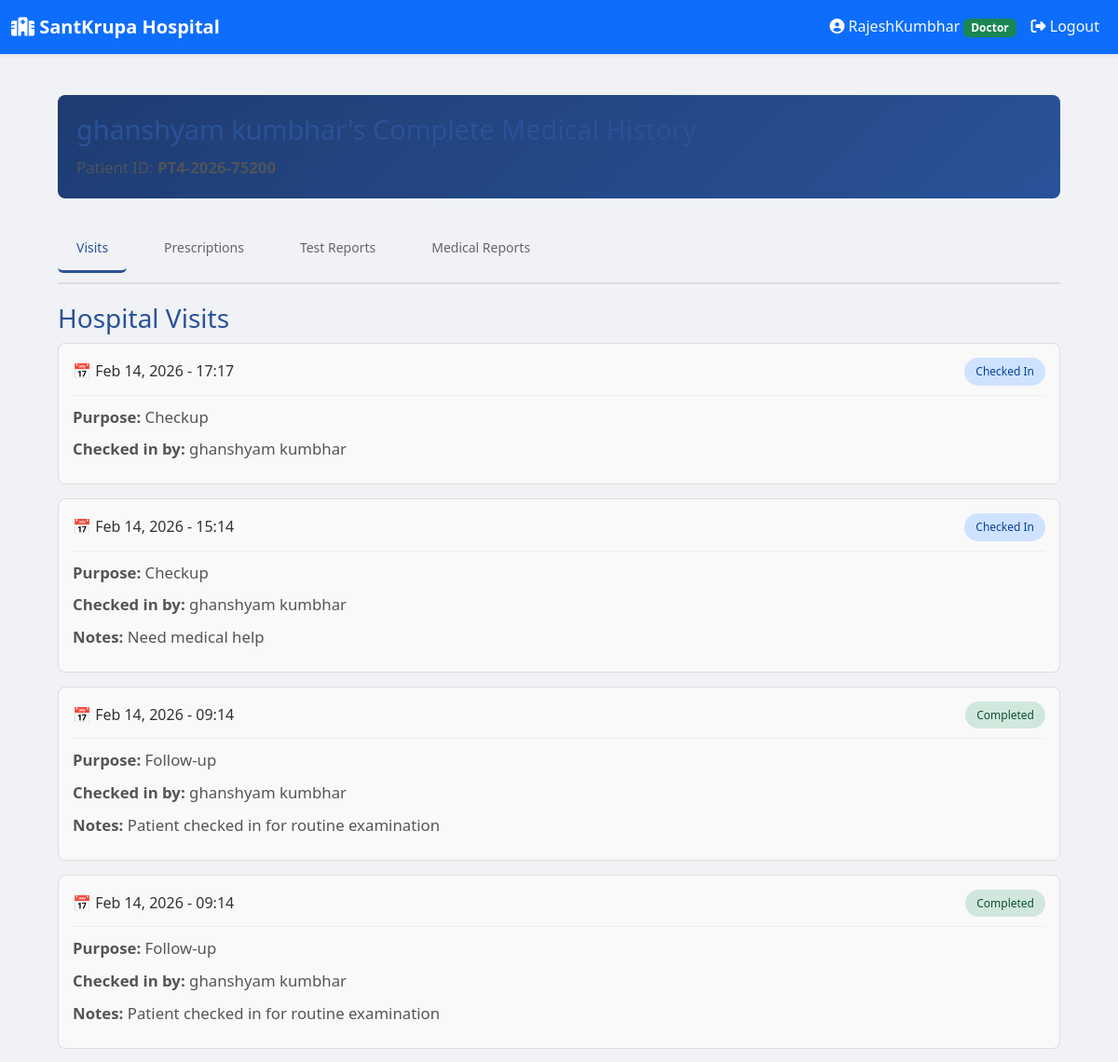
The page /clinic/ghanshyam_123/doctor/patient-history/2/ (signed in, upper part) on the database as committed earlier.
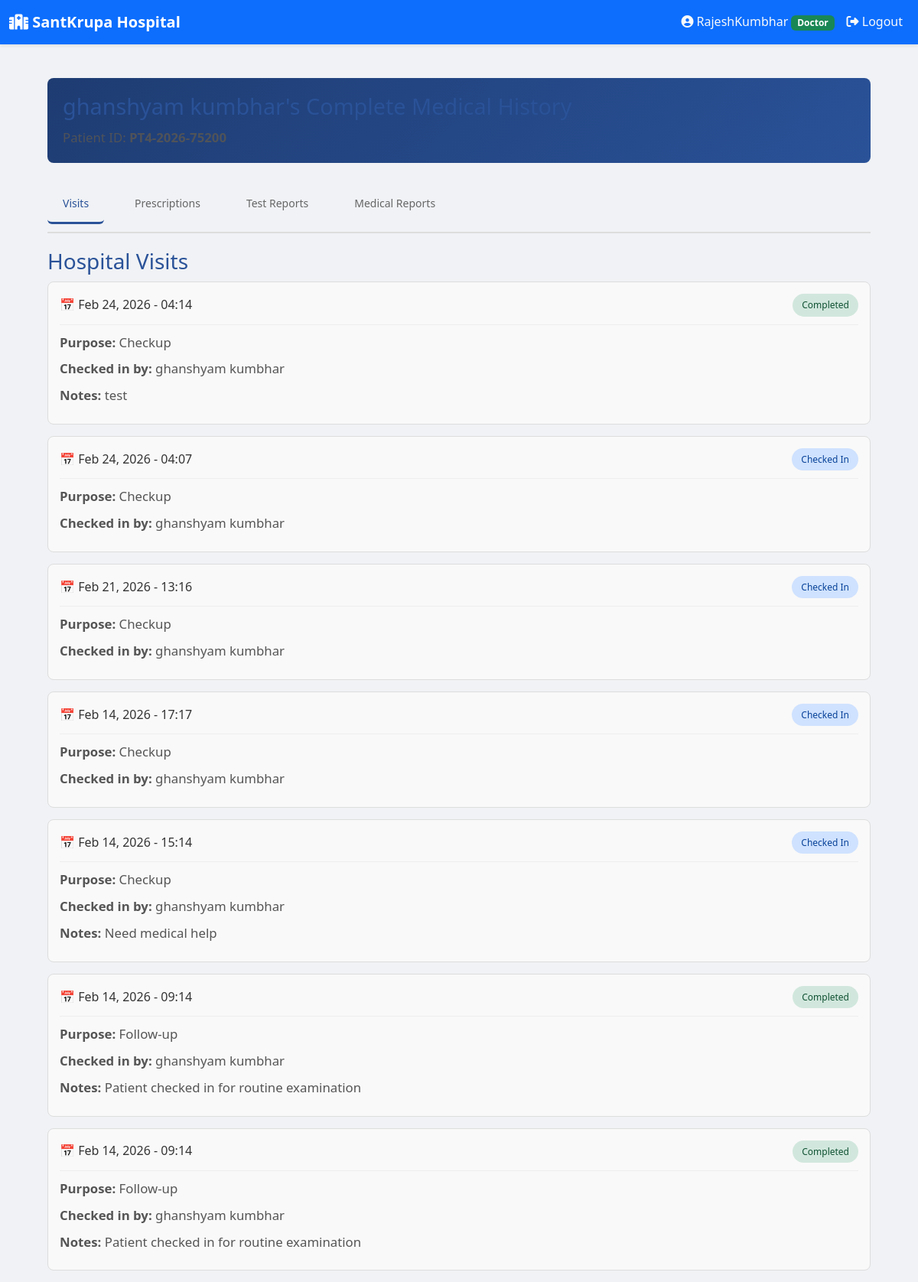
The same page on the database as committed later.
### hospital/models.py (models this page shows, shortened)
class PatientVisit(models.Model):
    clinic = models.ForeignKey(Clinic, on_delete=models.CASCADE, related_name='patient_visits', null=True, blank=True)
    patient = models.ForeignKey(Patient, on_delete=models.CASCADE, related_name='visits')
    checked_in_by = models.ForeignKey(User, on_delete=models.SET_NULL, null=True,
                                      limit_choices_to={'role': 'receptionist'},
                                      related_name='checked_in_patients')
    check_in_date = models.DateTimeField(auto_now_add=True)
    purpose = models.CharField(max_length=200, blank=True)  # e.g., "Checkup", "Follow-up", "Emergency"
    status = models.CharField(
        max_length=20,
        choices=[('checked_in', 'Checked In'), ('in_consultation', 'In Consultation'),
                 ('completed', 'Completed'), ('cancelled', 'Cancelled')],
        default='checked_in'
    )
    notes = models.TextField(blank=True)
    objects = ClinicManager()
    class Meta:
        ordering = ['-check_in_date']

class User(AbstractUser):
    ROLE_CHOICES = [
        ('super_admin', 'Super Admin'),
        ('admin', 'Clinic Admin'),
        ('doctor', 'Doctor'),
        ('receptionist', 'Receptionist'),
        ('patient', 'Patient'),
        ('lab_tech', 'Lab Technician'),
    ]
    clinic = models.ForeignKey(Clinic, on_delete=models.CASCADE, related_name='users', null=True, blank=True)
    role = models.CharField(max_length=20, choices=ROLE_CHOICES, default='patient')
    created_at = models.DateTimeField(auto_now_add=True)
    class Meta:
        unique_together = [['clinic', 'username']]

### hospital/views.py (the view)
# urls.py: path('doctor/patient-history/<int:patient_id>/', views.patient_history, name='patient_history'),
@login_required(login_url='login')
def patient_history(request, patient_id, clinic_slug=None):
    if request.user.role not in ['doctor', 'admin', 'super_admin']:
        return redirect('homepage')
    clinic = get_clinic_from_slug_or_middleware(clinic_slug, request)
    if not clinic:
        clinic = request.user.clinic
    patient = get_object_or_404(Patient, id=patient_id)
    visits = patient.visits.all()
    prescriptions = patient.prescriptions.all()
    test_reports = patient.test_reports.all()
    medical_reports = patient.medical_reports.all()
    context = {
        'clinic': clinic,
        'patient': patient,
        'visits': visits,
        'prescriptions': prescriptions,
        'test_reports': test_reports,
        'medical_reports': medical_reports,
    }
    return render(request, 'hospital/doctor/patient_history.html', context)

### hospital/managers.py (called while the page is built)
    def get_queryset(self):
        return super().get_queryset()

### hospital/views.py (called while the page is built)
def get_clinic_from_slug_or_middleware(clinic_slug, request):
    if clinic_slug:
        try:
            return Clinic.objects.get(slug=clinic_slug)
        except Clinic.DoesNotExist:
            return None
    if hasattr(request, 'clinic') and request.clinic:
        return request.clinic
    if request.user.is_authenticated and hasattr(request.user, 'clinic'):
        return request.user.clinic
    return None

### hospital/templates/hospital/doctor/patient_history.html (shortened to what this page needs)
{% extends 'hospital/base.html' %}
{% block content %}
<div class="history-container">
    <div class="patient-header">
        <h2>{{ patient.patient_name }}'s Complete Medical History</h2>
        <p class="patient-id">Patient ID: <strong>{{ patient.patient_id }}</strong></p>
    </div>
    <div class="tabs">
        <button class="tab-btn active" onclick="showTab('visits')">Visits</button>
        <button class="tab-btn" onclick="showTab('prescriptions')">Prescriptions</button>
        <button class="tab-btn" onclick="showTab('tests')">Test Reports</button>
        <button class="tab-btn" onclick="showTab('reports')">Medical Reports</button>
    </div>
    <div id="visits" class="tab-content active">
        <h3>Hospital Visits</h3>
        {% if visits %}
        <div class="visits-list">
            {% for visit in visits %}
            <div class="visit-card">
                <div class="visit-header">
                    <span class="visit-date">📅 {{ visit.check_in_date|date:"M d, Y - H:i" }}</span>
                    <span class="status-badge status-{{ visit.status|lower }}">{{ visit.get_status_display }}</span>
                </div>
                <p><strong>Purpose:</strong> {{ visit.purpose|default:"Not specified" }}</p>
                <p><strong>Checked in by:</strong> {{ visit.checked_in_by.get_full_name }}</p>
                {% if visit.notes %}
                <p><strong>Notes:</strong> {{ visit.notes }}</p>
                {% endif %}
            </div>
            {% endfor %}
        </div>
        {% else %}
        <p class="no-data">No visit records found.</p>
        {% endif %}
    </div>
</div>
{% endblock %}

Rows that differ between the two databases and show on the page:
added PatientVisit: check_in_date "Feb 24, 2026 - 04:14", status "Completed", purpose "Checkup", checked_in_by.get_full_name "ghanshyam kumbhar", notes "test"
added PatientVisit: check_in_date "Feb 24, 2026 - 04:07", status "Checked In", purpose "Checkup", checked_in_by.get_full_name "ghanshyam kumbhar"
added PatientVisit: check_in_date "Feb 21, 2026 - 13:16", status "Checked In", purpose "Checkup", checked_in_by.get_full_name "ghanshyam kumbhar"
